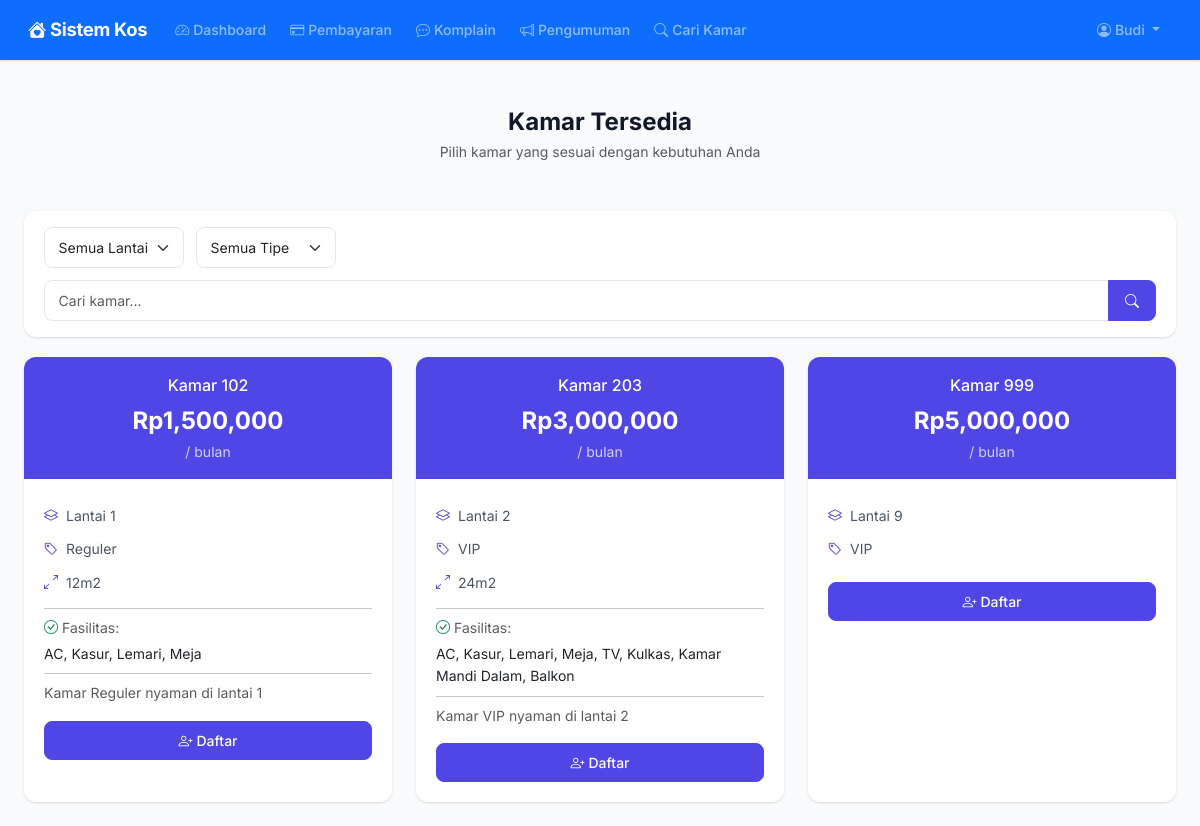
/rooms/ (signed in), run on an earlier commit of the app's database.
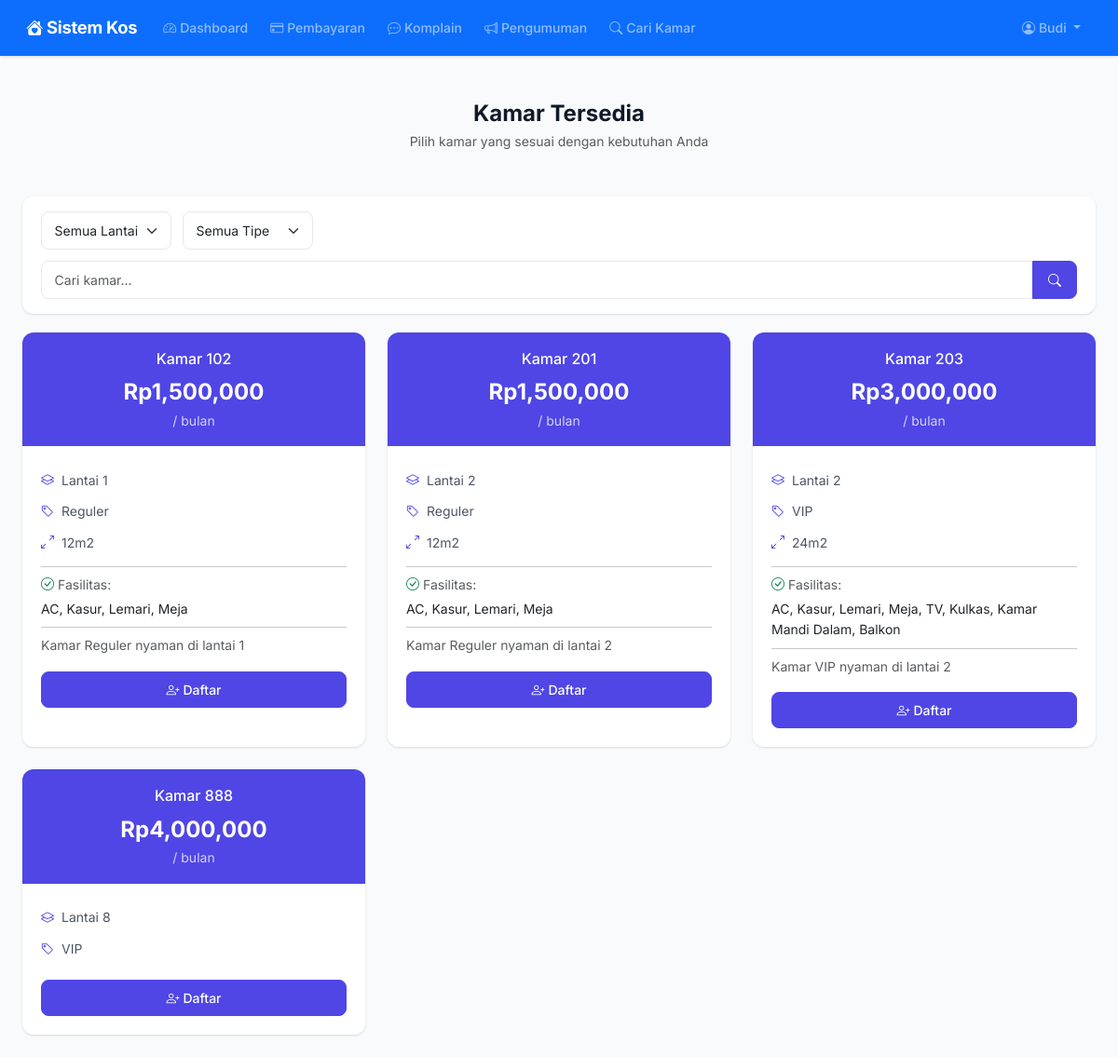
And on a later commit of the database.
### models.py (models this page shows, shortened)
class Room(db.Model):
    __tablename__ = "rooms"
    id = db.Column(db.Integer, primary_key=True)
    nomor_kamar = db.Column(db.String(10), unique=True, nullable=False)
    lantai = db.Column(db.Integer, default=1)
    tipe = db.Column(db.String(50), default="Reguler")
    harga_per_bulan = db.Column(db.Float, nullable=False)
    ukuran = db.Column(db.String(50))
    fasilitas = db.Column(db.Text)
    status = db.Column(db.String(20), default="tersedia")
    deskripsi = db.Column(db.Text)
    created_at = db.Column(db.DateTime, default=datetime.utcnow)
    bookings = db.relationship("Booking", backref="room", lazy="dynamic")
    maintenance_requests = db.relationship("MaintenanceRequest", backref="room", lazy="dynamic")

### routes/rooms.py (the view, shortened to what this page needs)
@rooms_bp.route("/")
@login_required
def index():
    rooms = Room.query.filter_by(status="tersedia").order_by(Room.lantai, Room.nomor_kamar).all()
    return render_template("rooms/public.html", rooms=rooms)

### app.py (called while the page is built)
def create_app():
    app = Flask(__name__)
    app.config.from_object("config.Config")
    db.init_app(app)
    login_manager.init_app(app)
    csrf.init_app(app)
    login_manager.login_view = "auth.login"
    login_manager.login_message = "Silakan login terlebih dahulu."
    from models import User
    @login_manager.user_loader
    def load_user(user_id):
        return User.query.get(int(user_id))
    @app.context_processor
    def inject_now():
        from datetime import datetime
        return {"now": datetime.now()}
    @app.context_processor
    def inject_utility():
        from datetime import date
        return {"date_today": date.today()}
    from routes import register_routes
    register_routes(app)
    with app.app_context():
        db.create_all()
    return app

### templates/rooms/public.html (shortened to what this page needs)
{% extends "base.html" %}
{% block content %}
<div class="page-header text-center py-4">
    <h1>Kamar Tersedia</h1>
    <p class="text-muted mb-0">Pilih kamar yang sesuai dengan kebutuhan Anda</p>
</div>
<form method="GET" action="{{ url_for('rooms.index') }}">
    <div class="filter-bar">
        <select name="lantai" class="form-select">
            <option value="">Semua Lantai</option>
        </select>
        <select name="tipe" class="form-select">
            <option value="">Semua Tipe</option>
        </select>
        <div class="input-group" style="min-width:200px">
            <input type="text" name="search" class="form-control" placeholder="Cari kamar..." value="{{ request.args.get('search', '') }}">
            <button class="btn btn-primary" type="submit"><i class="bi bi-search"></i></button>
        </div>
    </div>
</form>
{% if rooms %}
<div class="row g-4">
    {% for room in rooms %}
    <div class="col-sm-6 col-lg-4">
        <div class="room-card card">
            <div class="room-header">
                <div class="fw-medium mb-1">Kamar {{ room.nomor_kamar }}</div>
                <div class="room-price">Rp{{ "{:,.0f}".format(room.harga_per_bulan) }}</div>
                <div class="small opacity-75">/ bulan</div>
            </div>
            <div class="room-body">
                <ul>
                    <li><i class="bi bi-layers"></i>Lantai {{ room.lantai }}</li>
                    <li><i class="bi bi-tag"></i>{{ room.tipe }}</li>
                    {% if room.ukuran %}
                    <li><i class="bi bi-arrows-angle-expand"></i>{{ room.ukuran }}</li>
                    {% endif %}
                </ul>
                {% if room.fasilitas %}
                <hr class="my-2">
                <p class="small text-muted mb-1"><i class="bi bi-check-circle me-1 text-success"></i>Fasilitas:</p>
                <p class="small mb-0">{{ room.fasilitas }}</p>
                {% endif %}
                {% if room.deskripsi %}
                <hr class="my-2">
                <p class="small text-muted mb-0">{{ room.deskripsi }}</p>
                {% endif %}
                <a href="{{ url_for('onboarding.daftar', room_id=room.id) }}" class="btn btn-primary w-100 mt-3">
                    <i class="bi bi-person-plus me-1"></i>Daftar
                </a>
            </div>
        </div>
    </div>
    {% endfor %}
</div>
{% else %}
<div class="empty-state">
    <i class="bi bi-door-closed"></i>
    <h5>Tidak ada kamar tersedia</h5>
    <p class="text-muted">Saat ini belum ada kamar yang tersedia. Silakan cek kembali nanti.</p>
</div>
{% endif %}
{% endblock %}

What changed in the data, as far as the page shows it:
removed Room: nomor_kamar "999", harga_per_bulan "5,000,000", lantai "9", tipe "VIP"
now on this page (row edited): Room: nomor_kamar "201", harga_per_bulan "1,500,000", lantai "2", tipe "Reguler", ukuran "12m2", fasilitas "AC, Kasur, Lemari, Meja", deskripsi "Kamar Reguler nyaman di lantai 2"
added Room: nomor_kamar "888", harga_per_bulan "4,000,000", lantai "8", tipe "VIP"
